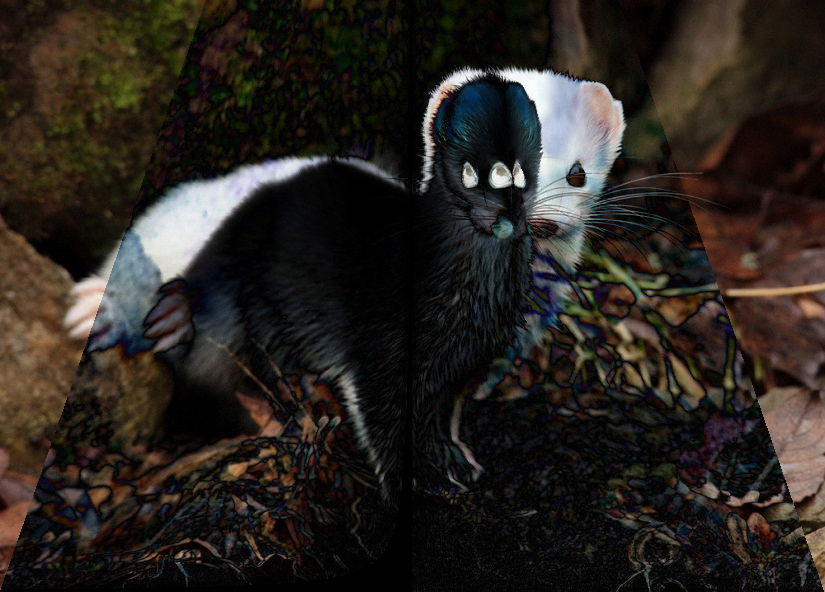

Here is the Python script that generated this plot:
from PIL import Image

image1 = Image.open("done.png")
data1 = image1.load()
image2 = Image.open("stoat.jpg")
data2 = image2.load()

image3 = Image.new("RGB", (image1.width, image1.height))
data3 = image3.load()

sum_error = 0
for y in range(image1.height):
    for x in range(image1.width):
        data3[x,y] = tuple(map(lambda a,b:abs(a-b), data1[x,y], data2[x,y]))
        sum_error += data3[x,y][0]+data3[x,y][1]+data3[x,y][2]

print(sum_error/(image1.width*image1.height))

image3.save("difference.png")
